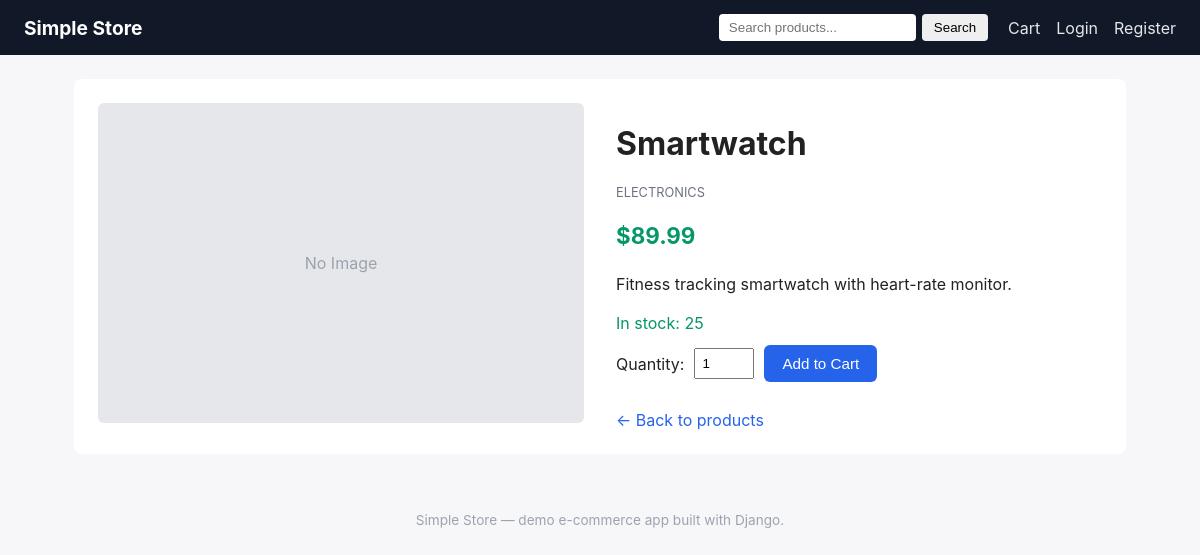
The page /product/smartwatch/ on the database its author committed.
### store/models.py (models this page shows, shortened)
class Product(models.Model):
    category = models.ForeignKey(
        Category, related_name='products', on_delete=models.SET_NULL, null=True, blank=True
    )
    name = models.CharField(max_length=200)
    slug = models.SlugField(max_length=220, unique=True)
    description = models.TextField(blank=True)
    price = models.DecimalField(max_digits=10, decimal_places=2)
    stock = models.PositiveIntegerField(default=0)
    image_url = models.URLField(blank=True, help_text='Optional: link to a product image')
    is_active = models.BooleanField(default=True)
    created_at = models.DateTimeField(auto_now_add=True)
    class Meta:
        ordering = ['-created_at']
    def in_stock(self):
        return self.stock > 0

class Category(models.Model):
    name = models.CharField(max_length=100, unique=True)
    slug = models.SlugField(max_length=120, unique=True)
    class Meta:
        verbose_name_plural = 'categories'
        ordering = ['name']

### store/views.py (the view)
# urls.py: path('product/<slug:slug>/', views.product_detail, name='product_detail'),
def product_detail(request, slug):
    product = get_object_or_404(Product, slug=slug, is_active=True)
    return render(request, 'store/product_detail.html', {'product': product})

### store/context_processors.py (called while the page is built)
def cart_item_count(request):
    from .views import get_cart
    try:
        cart = get_cart(request)
        count = cart.total_items
    except Exception:
        count = 0
    return {'cart_item_count': count}

### store/models.py (called while the page is built)
    @property
    def total_items(self):
        return sum(item.quantity for item in self.items.all())

### store/views.py (called while the page is built)
def get_cart(request):
    if request.user.is_authenticated:
        cart, _ = Cart.objects.get_or_create(user=request.user)
        return cart
    if not request.session.session_key:
        request.session.create()
    session_key = request.session.session_key
    cart, _ = Cart.objects.get_or_create(session_key=session_key, user=None)
    return cart

### store/templates/store/product_detail.html (shortened to what this page needs)
{% extends 'store/base.html' %}
{% block content %}
<div class="product-detail">
    <div class="product-detail-image">
        {% if product.image_url %}
            <img src="{{ product.image_url }}" alt="{{ product.name }}">
        {% else %}
            <div class="product-card-placeholder large">No Image</div>
        {% endif %}
    </div>
    <div class="product-detail-info">
        <h1>{{ product.name }}</h1>
        {% if product.category %}
            <p class="category-tag">{{ product.category.name }}</p>
        {% endif %}
        <p class="price large">${{ product.price }}</p>
        <p class="description">{{ product.description|default:"No description available." }}</p>
        {% if product.in_stock %}
            <p class="stock-info">In stock: {{ product.stock }}</p>
            <form action="{% url 'cart_add' product.id %}" method="post" class="add-to-cart-form">
                <label for="quantity">Quantity:</label>
                <input type="number" id="quantity" name="quantity" value="1" min="1" max="{{ product.stock }}">
                <button type="submit" class="btn btn-primary">Add to Cart</button>
            </form>
        {% else %}
            <p class="out-of-stock">Out of stock</p>
        {% endif %}
        <a href="{% url 'product_list' %}" class="back-link">&larr; Back to products</a>
    </div>
</div>
{% endblock %}

### store/static/store/css/style.css (style rules this page uses)
* { box-sizing: border-box; }
body { font-family: -apple-system, BlinkMacSystemFont, 'Segoe UI', Roboto, sans-serif; margin: 0; background: #f7f7f9; color: #222; }
a { text-decoration: none; color: #2563eb; }
.product-card-placeholder { width: 100%; height: 140px; background: #e5e7eb; border-radius: 6px; display: flex; align-items: center; justify-content: center; color: #9ca3af; }
.product-card-placeholder.large { height: 320px; }
.price { color: #059669; font-weight: 700; }
.price.large { font-size: 1.4rem; }
.product-detail { display: flex; gap: 32px; background: #fff; padding: 24px; border-radius: 8px; }
.product-detail-image { flex: 1; }
.product-detail-info { flex: 1; }
.category-tag { color: #6b7280; text-transform: uppercase; font-size: 0.8rem; }
.description { line-height: 1.6; margin: 16px 0; }
.stock-info { color: #059669; margin-bottom: 12px; }
.add-to-cart-form { display: flex; align-items: center; gap: 10px; margin-bottom: 16px; }
.add-to-cart-form input { width: 60px; padding: 6px; }
.back-link { display: inline-block; margin-top: 12px; }
.btn { display: inline-block; padding: 10px 18px; border-radius: 6px; border: none; cursor: pointer; font-size: 0.95rem; text-align: center; }
.btn-primary { background: #2563eb; color: #fff; }

### rows shown on the page
Product: name "Smartwatch", category.name "ELECTRONICS", price "89.99", description "Fitness tracking smartwatch with heart-rate monitor.", stock "25"
